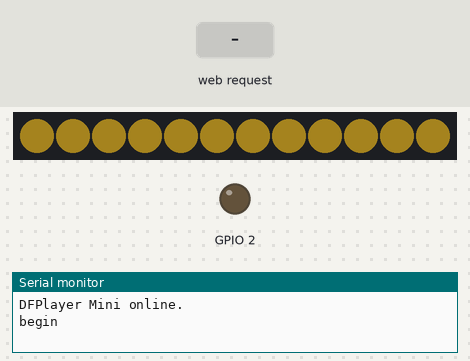
A program run on a simulated ESP32. Shown: 12 RGB LEDs in strip order, left to right, output pins drawn as LEDs (lit = HIGH), the last lines printed to the serial monitor. The test bench sets the inputs (shaded band). Dim RGB values are drawn brighter than linear; storage starts empty; the audio player accepts every command and is not drawn.

Above: at 1.7 s.
1.8 s: HTTP request GET /req received
6.0 s: HTTP request GET /req received
At 11.37 s:
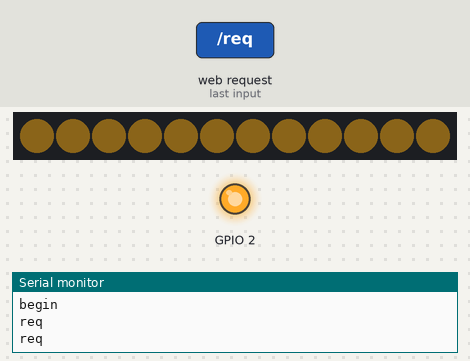
Timing chart, 0 to 12.9 s (numbered marks = the images above; inputs shaded):
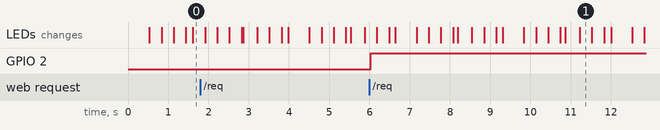

Measured:
- after the input at 6.0 s, GPIO 2: LOW → HIGH at once

The program:

main.cpp
```cpp
#include <DNSServer.h>
#include <WiFi.h>
#include <AsyncTCP.h>
#include "ESPAsyncWebServer.h"
#include "FS.h"
#include "LITTLEFS.h"
#include "DFRobotDFPlayerMini.h"
#include <FastLED.h>
#define DATA_PIN 14
#define FPSerial Serial1
#define NUM_LEDS 12

DFRobotDFPlayerMini myDFPlayer;
CRGB leds[NUM_LEDS];
void printDetail(uint8_t type, int value);
DNSServer dnsServer;
AsyncWebServer server(80);
boolean ledStatus = 0;
boolean isToggleLed = 0;
int light;
int musicNum = 1;
void setup()
{
  pinMode(2, OUTPUT);
  pinMode(33, INPUT);
  digitalWrite(2, LOW);
  FPSerial.begin(9600, SERIAL_8N1, /*rx =*/16, /*tx =*/17);
  Serial.begin(115200);
  FastLED.addLeds<NEOPIXEL, DATA_PIN>(leds, NUM_LEDS);
  if (!myDFPlayer.begin(FPSerial, /*isACK = */ true, /*doReset = */ true))
  { // Use serial to communicate with mp3.
    Serial.println(F("Unable to begin"));
    while (true)
    {
      delay(0); // Code to compatible with ESP8266 watch dog.
    }
  }
  Serial.println(F("DFPlayer Mini online."));
  myDFPlayer.volume(30); // Set volume value. From 0 to 30 f
  // your other setup stuff...
  WiFi.softAP("esp-captive");
  Serial.begin(115200);
  Serial.println("begin");
  dnsServer.start(53, "*", WiFi.softAPIP());
  LITTLEFS.begin();
  // server.addHandler(new CaptiveRequestHandler()).setFilter(ON_AP_FILTER); // only when requested from AP
  // more handlers...
  server.on("/", HTTP_GET, [](AsyncWebServerRequest *request)
            { request->send(LITTLEFS, "/www/index.html", "text/html"); });
  // server.serveStatic("/", LITTLEFS, "/www/").setDefaultFile("index.html");
  server.on("/req", HTTP_GET, [](AsyncWebServerRequest *request)
            {
              Serial.println("req");
              digitalWrite(2, ledStatus);
              // myDFPlayer.play(1);
              ledStatus = !ledStatus;
              isToggleLed = 1;
              request->send(200, "text/plain", "OK"); });
  FastLED.setBrightness(50);
  server.begin();
}

void loop()
{
  dnsServer.processNextRequest();

  if (analogRead(32) > 100)
  {
    for (int j = 0; j < 200; j++)
    {
      for (int i = 0; i < NUM_LEDS; i++)
      {
        leds[i] = CRGB(j, ceil(j * 0.8), ceil(j * 0.2));
      }
      FastLED.show();
      delay(5);
    }
    delay(200);
    for (int j = 200; j > 0; j--)
    {
      for (int i = 0; i < NUM_LEDS; i++)
      {
        leds[i] = CRGB(j, ceil(j * 0.8), ceil(j * 0.2));
      }
      FastLED.show();
      delay(5);
    }
    for (int i = 0; i < NUM_LEDS; i++)
    {
      leds[i] = CRGB::Black;
    }
    FastLED.show();
  }

  if (isToggleLed)
  {

    for (int x = 0; x < 3; x++)
    {

      for (int j = 0; j < 200; j++)
      {
        for (int i = 0; i < NUM_LEDS; i++)
        {
          leds[i] = CRGB(j, ceil(j * 0.8), ceil(j * 0.2));
        }
        FastLED.show();
        delay(5);
      }
      delay(500);

      for (int j = 200; j > 0; j--)
      {
        for (int i = 0; i < NUM_LEDS; i++)
        {
          leds[i] = CRGB(j, ceil(j * 0.8), ceil(j * 0.2));
        }
        FastLED.show();
        delay(5);
      }
    }

    for (int i = 0; i < NUM_LEDS; i++)
    {
      leds[i] = CRGB::Black;
    }
    FastLED.show();
    isToggleLed = 0;
    myDFPlayer.play(musicNum);
    musicNum++;
    if (musicNum > 3)
    {
      musicNum = 1;
    }
    for (int x = 0; x < 5; x++)
    {

      for (int j = 0; j < 200; j++)
      {
        for (int i = 0; i < NUM_LEDS; i++)
        {
          leds[i] = CRGB(j, ceil(j * 0.8), ceil(j * 0.2));
        }
        FastLED.show();
        delay(5);
      }
      delay(500);

      for (int j = 200; j > 0; j--)
      {
        for (int i = 0; i < NUM_LEDS; i++)
        {
          leds[i] = CRGB(j, ceil(j * 0.8), ceil(j * 0.2));
        }
        FastLED.show();
        delay(5);
      }
    }
    isToggleLed = 0;
  }
}
```
